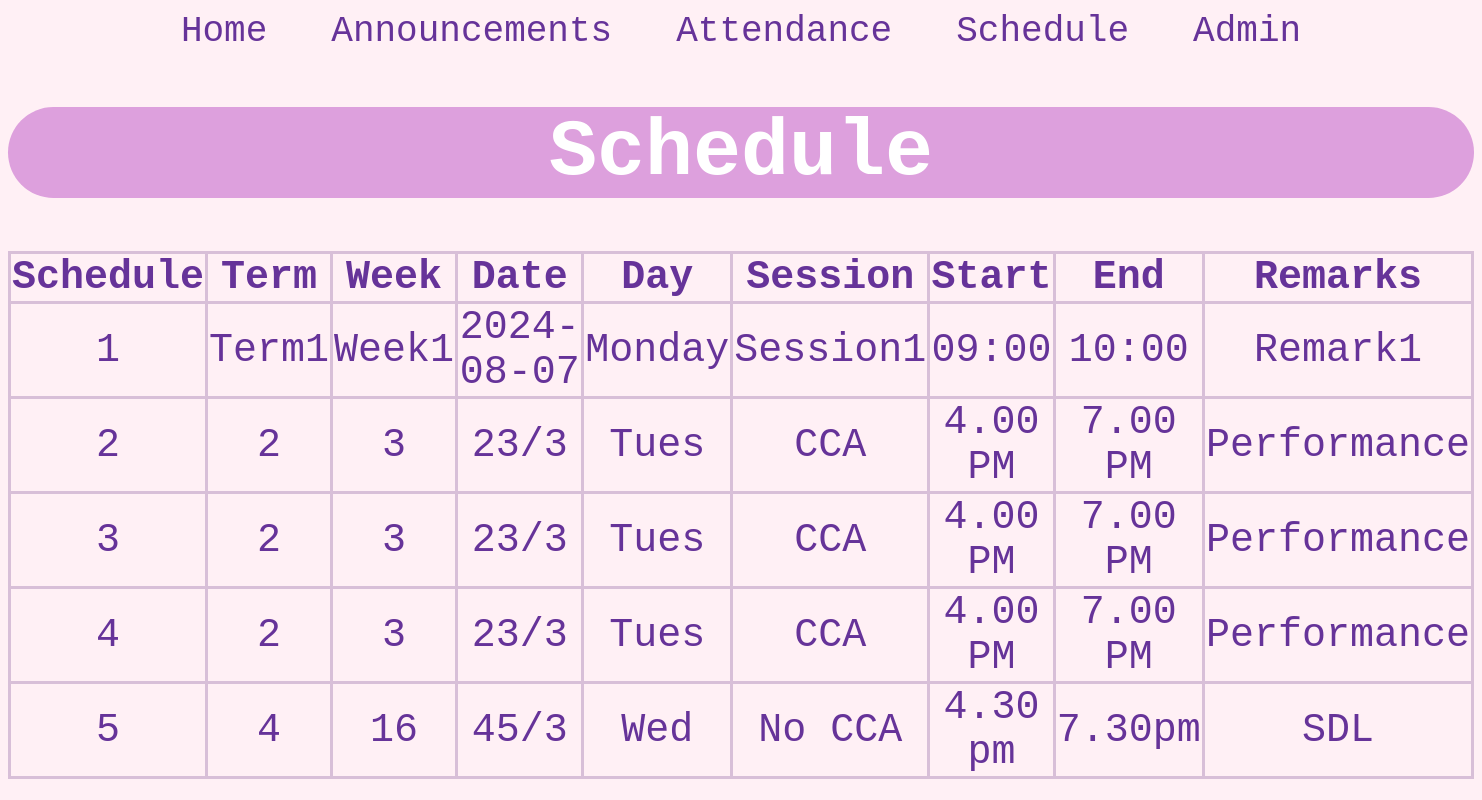
The app's page /schedule with its own data.
### tables this page shows
CREATE TABLE `schedule` (
	`schedule_id`	INTEGER PRIMARY KEY AUTOINCREMENT,
	`term`	TEXT,
	`week`	TEXT,
	`date`	TEXT,
	`day`	TEXT,
	`session`	TEXT,
	`start`	TEXT,
	`end`	TEXT,
	`remark`	TEXT
);

### main.py (the view)
@app.route("/schedule")
def schedule():
    data = opendb("SELECT * FROM schedule", None)
    return render_template("schedule.html", data=data)

### main.py (called while the page is built)
def opendb(query, params=None):
    con = sqlite3.connect('activity_hub.db')
    cur = con.cursor()
    if params is None:
        cur.execute(query)
    else:
        cur.execute(query, params)
    res = cur.fetchall()
    con.close()
    return res

### templates/schedule.html (shortened to what this page needs)
<!DOCTYPE HTML>
<html>
<head>
	<link rel="stylesheet" href="{{ url_for('static', filename='style.css') }}">
</head>
<body>
	<a href="{{ url_for('home') }}" style="text-decoration: none;">Home</a>
	<a href="{{ url_for('announce') }}" style="text-decoration: none;">Announcements</a>
	<a href="{{ url_for('attendance') }}" style="text-decoration: none;">Attendance</a>
	<a href="{{ url_for('schedule') }}" style="text-decoration: none;">Schedule</a>
	<a href="{{ url_for('admin') }}" style="text-decoration: none;">Admin</a>
	<h1>Schedule</h1>
	<table>
		<tr>
			<th>Schedule</th>
			<th>Term</th>
			<th>Week</th>
			<th>Date</th>
			<th>Day</th>
			<th>Session</th>
			<th>Start</th>
			<th>End</th>
			<th>Remarks</th>
		</tr>
		{% for schedule in data %}
		<tr>
			{% for input in schedule %}
			<td>{{ input }}</td>
			{% endfor %}
		</tr>
		{% endfor %}
	</table>
</body>
</html>

### static/style.css (style rules this page uses)
body { font-family: Courier New; background-color: lavenderblush; text-align: center; font-size: 40px; color: rebeccapurple; }
h1 { border: none; border-radius: 50px; background-color: plum; color: white; }
table { width: 100%; border-collapse: collapse; color: rebeccapurple; }
th, td { border: 3px solid thistle; text-align: center; }
a { font-size: 36px; color: rebeccapurple; margin-left: 20px; margin-right: 20px; }

### records on screen
schedule: schedule "1", term "Term1", week "Week1", date "2024-08-07", day "Monday", session "Session1", start "09:00", end "10:00", remark "Remark1"
schedule: schedule "2" "2" "3", date "23/3", day "Tues", session "CCA", start "4.00 PM", end "7.00 PM", remark "Performance"
schedule: schedule "3" "2" "3", date "23/3", day "Tues", session "CCA", start "4.00 PM", end "7.00 PM", remark "Performance"
schedule: schedule "4" "2" "3", date "23/3", day "Tues", session "CCA", start "4.00 PM", end "7.00 PM", remark "Performance"
schedule: schedule "5" "4", week "16", date "45/3", day "Wed", session "No CCA", start "4.30 pm", end "7.30pm", remark "SDL"
